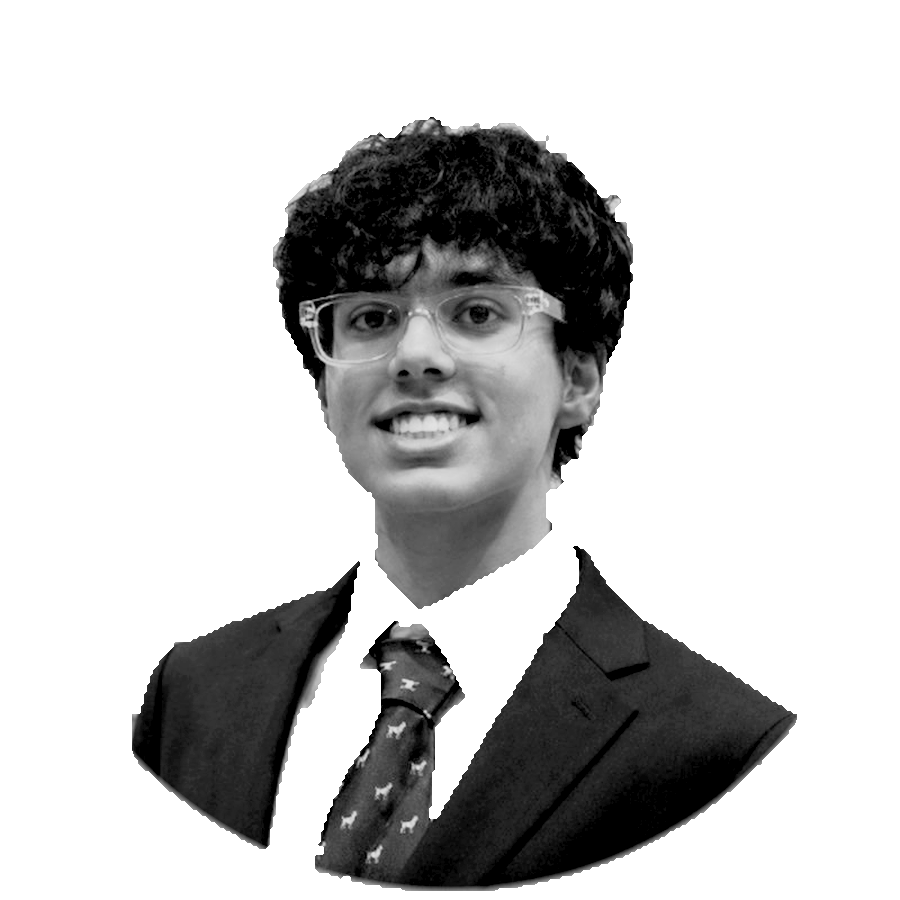
#> input picture assets/source-prepped.png, 900 x 900 px, found by its file name
$ python make_portrait.py
#> lines starting #> are read from the running program, lines starting #| are printed output that depends on the picture
#!/usr/bin/env python3
"""Render the prepped headshot as an ASCII portrait that types itself in.

Rows are drawn as monospace <text> runs pinned with textLength, so the glyph
grid lines up the same way whether the viewer has SF Mono, Menlo, or DejaVu.
Each row is revealed by a SMIL clip animating left to right, staggered top to
bottom, which reads like a terminal painting the image line by line.

    python scripts/make_portrait.py --preview     # eyeball it in a terminal
    python scripts/make_portrait.py               # write assets/portrait.svg
"""

import argparse
from pathlib import Path
from xml.sax.saxutils import escape

from PIL import Image

# sparse to dense. inverted at lookup time so dark pixels get the heavy glyphs
RAMP = " .:-=+*#%@"

FONT = (
    "ui-monospace, SFMono-Regular, 'SF Mono', Menlo, Consolas, "
    "'DejaVu Sans Mono', monospace"
)


def to_rows(path, cols, rows, floor):
    image = Image.open(path).convert("LA").resize((cols, rows), Image.LANCZOS)
    pixels = image.load()
    out = []
    for y in range(rows):
        line = []
        for x in range(cols):
            value, cover = pixels[x, y]
            if cover < 128:
                # off the subject entirely: leave the card dark
                line.append(" ")
                continue
            # light ink on a dark card, so a bright pixel is what earns a
            # dense glyph. anything on the subject gets at least the faintest
            # mark, which is what holds the silhouette together
            level = value / 255.0
            index = int(floor + level * (len(RAMP) - floor))
            line.append(RAMP[min(len(RAMP) - 1, index)])
        out.append("".join(line).rstrip())

    # the source is a circle crop with headroom on every side, so crop the
    # empty bands rather than padding the card out with nothing
    while out and not out[0].strip():
        out.pop(0)
    while out and not out[-1].strip():
        out.pop()

    inset = min((len(line) - len(line.lstrip()) for line in out if line.strip()), default=0)
    return [line[inset:] for line in out]


def build_svg(lines, font_size, cell_w, line_h, pad, ink, bg):
    width = round(max(len(line) for line in lines) * cell_w + pad * 2)
    height = round(len(lines) * line_h + pad * 2)

    per_row = 0.055
    body = []
    for index, line in enumerate(lines):
        if not line.strip():
            continue
        y = pad + (index + 1) * line_h - line_h * 0.22
        delay = round(0.15 + index * per_row, 3)
        # textLength is per row, not the full card width: rows are ragged
        # right, and pinning them all to the same length would stretch the
        # short ones across the whole card and shear the character grid
        body.append(
            f'<text class="t" x="{pad}" y="{y:.1f}" '
            f'textLength="{len(line) * cell_w:.2f}" '
            f'lengthAdjust="spacingAndGlyphs" xml:space="preserve" '
            f'style="animation-delay:{delay}s">{escape(line)}</text>'
        )

    cursor_y = pad + len(lines) * line_h
    body.append(
        f'<rect class="cur" x="{pad}" y="{cursor_y - line_h * 0.78:.1f}" '
        f'width="{cell_w * 1.6:.1f}" height="{line_h * 0.9:.1f}" fill="{ink}"/>'
    )

    # animation-fill-mode backwards, and no opacity/clip in the base rules, so
    # the finished state is also the no-animation state. anywhere that freezes
    # or refuses CSS animation in an <img> still gets the whole portrait
    style = (
        ".t{animation:type .42s steps(30,end) backwards}"
        "@keyframes type{from{clip-path:inset(0 100% 0 0)}"
        "to{clip-path:inset(0 0 0 0)}}"
        ".cur{opacity:.55;animation:blink 1.1s steps(1,end) infinite}"
        "@keyframes blink{0%,50%{opacity:.55}50.01%,100%{opacity:0}}"
        "@media(prefers-reduced-motion:reduce){"
        ".t,.cur{animation:none}}"
    )

    return (
        f'<svg xmlns="http://www.w3.org/2000/svg" width="{width}" '
        f'height="{height}" viewBox="0 0 {width} {height}" '
        f'font-family="{FONT}" role="img" '
        f'aria-label="ASCII portrait of Parth Rana">'
        f"<style>{style}</style>"
        f'<rect width="{width}" height="{height}" rx="10" fill="{bg}"/>'
        f'<g font-size="{font_size}" fill="{ink}">{"".join(body)}</g></svg>'
    )


def main():
    parser = argparse.ArgumentParser()
    parser.add_argument("--src", default="assets/source-prepped.png")
    parser.add_argument("--out", default="assets/portrait.svg")
    parser.add_argument("--cols", type=int, default=104)
    parser.add_argument("--font-size", type=float, default=6.2)
    parser.add_argument("--pad", type=float, default=14)
    parser.add_argument("--ink", default="#c9d1d9")
    parser.add_argument("--bg", default="#0d1117")
    parser.add_argument("--floor", type=int, default=1,
                        help="lowest ramp index used on the subject")
    parser.add_argument("--preview", action="store_true")
    args = parser.parse_args()

    # monospace advance is ~0.6em; keeping line height at 1.0em means the
    # character grid is 0.6 wide by 1.0 tall, so a square photo needs
    # 0.6 * cols rows to come out square rather than stretched
    cell_w = args.font_size * 0.6
    line_h = args.font_size
    rows = round(args.cols * 0.6)

    lines = to_rows(args.src, args.cols, rows, args.floor)
#> in to_rows, `image = Image.open(path).convert("LA").resize((cols, rows), Image.LANC..`:
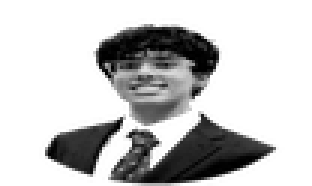
#> image: PIL image 104x62 LA (shown 3 times larger); mean R, G, B, A 25.6, 25.6, 25.6, 75.2; transparent parts drawn white
#> after the loop in to_rows, `for y in range(rows):`: out = 62 items, first 6: '', '', '', '', '', ''
#> the loop in to_rows, `while out and not out[0].strip():` made 8 passes
#> after the loop in to_rows, `while out and not out[0].strip():`: out = 54 items
#> the loop in to_rows, `while out and not out[-1].strip():` made 1 pass
#> after the loop in to_rows, `while out and not out[-1].strip():`: out = 53 items
#> in to_rows, `inset = min((len(line) - len(line.lstrip()) for line in out if line.st..`: inset = 15
#> lines = 53 items

    if args.preview:
        print("\n".join(lines))
        return

    svg = build_svg(
        lines, args.font_size, cell_w, line_h, args.pad, args.ink, args.bg
    )
#> in build_svg, `width = round(max(len(line) for line in lines) * cell_w + pad * 2)`: width = 314
#> in build_svg, `height = round(len(lines) * line_h + pad * 2)`: height = 357
#> the loop in build_svg, `for index, line in enumerate(lines):` made 53 passes
#> (y, delay) on passes 1 to 12: (18.84, 0.15), (25.04, 0.205), (31.24, 0.26), (37.44, 0.315), (43.64, 0.37), (49.84, 0.425), (56.04, 0.48), (62.24, 0.535), (68.44, 0.59), (74.64, 0.645), (80.84, 0.7), (87.04, 0.755)
#> after the loop in build_svg, `for index, line in enumerate(lines):`: body = 53 items
#> in build_svg, `cursor_y = pad + len(lines) * line_h`: cursor_y = 342.6
    out = Path(args.out)
    out.parent.mkdir(parents=True, exist_ok=True)
    out.write_text(svg + "\n")
    print(f"wrote {out} ({args.cols}x{rows} chars, {len(svg) / 1024:.1f} KB)")
#| wrote assets/portrait.svg (104x62 chars, 11.1 KB)


if __name__ == "__main__":
    main()

$ run again, with assets/source-photo.jpg saved as assets/source-prepped.png
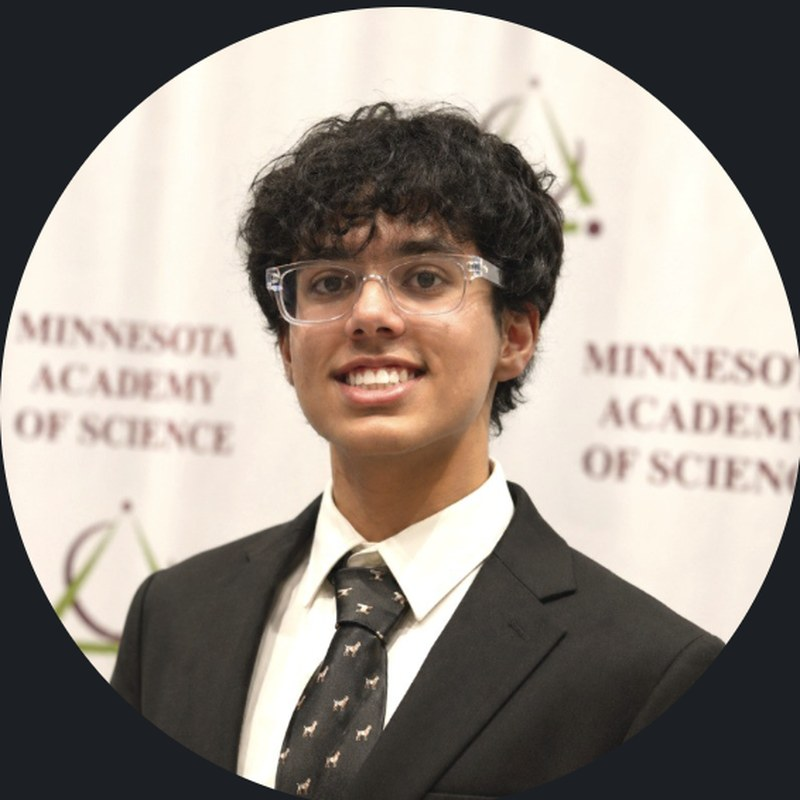
#> input picture assets/source-photo.jpg, 800 x 800 px, found by its file name
#> in to_rows, `image = Image.open(path).convert("LA").resize((cols, rows), Image.LANC..`:
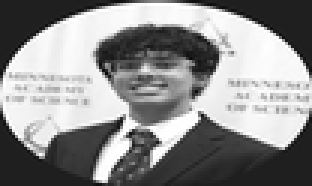
#> image: PIL image 104x62 LA (shown 3 times larger); mean R, G, B, A 141.1, 141.1, 141.1, 255
#> after the loop in to_rows, `for y in range(rows):`: out = 62 items
#> inset = 0
#> lines = 62 items
#> width = 415
#> height = 412
#> the loop in build_svg, `for index, line in enumerate(lines):` made 62 passes
#> (y, delay) on passes 1 to 8: (18.84, 0.15), (25.04, 0.205), (31.24, 0.26), (37.44, 0.315), (43.64, 0.37), (49.84, 0.425), (56.04, 0.48), (62.24, 0.535)
#> after the loop in build_svg, `for index, line in enumerate(lines):`: body = 62 items
#> cursor_y = 398.4
#| wrote assets/portrait.svg (104x62 chars, 15.7 KB)
